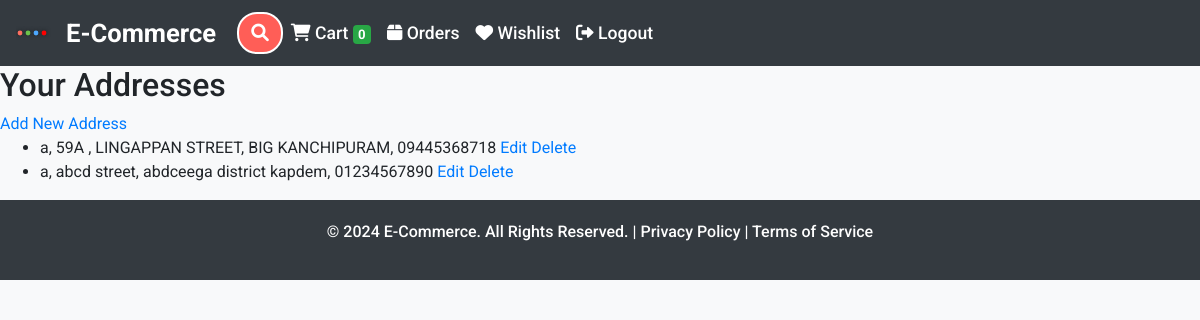
/address_list/ (signed in), run on the app's committed database.
### store/models/address.py (models this page shows)
class Address(models.Model):
    customer = models.ForeignKey(Customer, on_delete=models.CASCADE, related_name='addresses')
    address_line = models.CharField(max_length=255)
    phone = models.CharField(max_length=15)
    city = models.CharField(max_length=50)
    state = models.CharField(max_length=50)
    postal_code = models.CharField(max_length=20)
    country = models.CharField(max_length=50)
    def __str__(self):
        return f"{self.customer.first_name}, {self.address_line}, {self.phone}"

### store/models/customer.py (models this page shows, shortened)
class Customer(models.Model):
    first_name = models.CharField(max_length=50)
    last_name = models.CharField (max_length=50)
    phone = models.CharField(max_length=10)
    email=models.EmailField()
    password = models.CharField(max_length=100)
    reward_points = models.IntegerField(default=0)
    wishlist = models.JSONField(default=list)

### store/views/address.py (the view)
# urls.py: path('address_list/', address_list, name='address_list'),
def address_list(request):
    customer = get_logged_in_customer(request)
    if not customer:
        return redirect('login')
    addresses = Address.objects.filter(customer=customer)
    return render(request, 'address_list.html', {'addresses': addresses})

### store/views/address.py (called while the page is built)
def get_logged_in_customer(request):
    customer_id = request.session.get('customer')
    if customer_id:
        return Customer.objects.get(id=customer_id)
    return None

### store/templates/address_list.html
{% extends 'base.html' %}
{% block content %}
{% load cart %}
{% load custom_filter %}
<h2>Your Addresses</h2>
<a href="{% url 'address_add' %}">Add New Address</a>
<ul>
    {% for address in addresses %}
        <li>
            {{ address }}
            <a href="{% url 'address_edit' address.pk %}">Edit</a>
            <a href="{% url 'address_delete' address.pk %}">Delete</a>
        </li>
    {% endfor %}
</ul>
{% endblock %}

### store/templates/base.html (style rules this page uses)
body { font-family: 'Roboto', sans-serif; background-color: #f8f9fa; color: #212529; }

### data on the page
Address: customer+address_line+phone "a, 59A , LINGAPPAN STREET, BIG KANCHIPURAM, 09445368718"
Address: customer+address_line+phone "a, abcd street, abdceega district kapdem, 01234567890"

### other printed values
{{ request.session.cart.keys|length }} "0"
